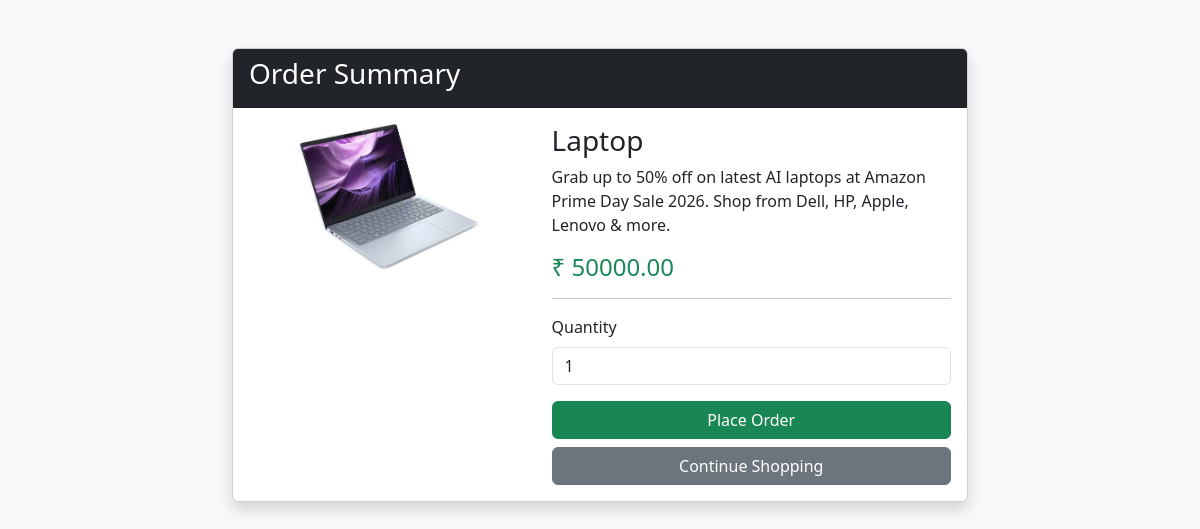
Page /buy_now/1/ (signed in) on the committed database.
### shop/models.py (models this page shows, shortened)
class Product(models.Model):
    name = models.CharField(max_length=100)
    description = models.TextField(null=True, blank=True)
    price = models.DecimalField(max_digits=10, decimal_places=2)
    image = models.ImageField(upload_to='products/')

### shop/views.py (the view, shortened to what this page needs)
# urls.py: path('buy_now/<int:id>/', views.buy_now, name='buy_now'),
@login_required
def buy_now(request, id):
    product = Product.objects.get(id=id)
    return render(request, "order.html", {
        "product": product
    })

### shop/templates/order.html (shortened to what this page needs)
<!DOCTYPE html>
<html lang="en">
<head>
    <link href="https://cdn.jsdelivr.net/npm/bootstrap@5.3.7/dist/css/bootstrap.min.css" rel="stylesheet">
</head>
<body class="bg-light">
<div class="container mt-5">
    <div class="row justify-content-center">
        <div class="col-md-8">
            <div class="card shadow">
                <div class="card-header bg-dark text-white">
                    <h3>Order Summary</h3>
                </div>
                <div class="card-body">
                    <div class="row">
                        <div class="col-md-5">
                            {% if product.image %}
                            <img src="{{ product.image.url }}"
                                 class="img-fluid rounded">
                            {% endif %}
                        </div>
                        <div class="col-md-7">
                            <h3>{{ product.name }}</h3>
                            <p>{{ product.description }}</p>
                            <h4 class="text-success">
                                ₹ {{ product.price }}
                            </h4>
                            <hr>
                            <form method="POST">
                                <div class="mb-3">
                                    <label class="form-label">
                                        Quantity
                                    </label>
                                    <input type="number"
                                           name="quantity"
                                           value="1"
                                           min="1"
                                           class="form-control">
                                </div>
                                <button class="btn btn-success w-100">
                                    Place Order
                                </button>
                            </form>
                            <a href="{% url 'home' %}"
                               class="btn btn-secondary w-100 mt-2">
                                Continue Shopping
                            </a>
                        </div>
                    </div>
                </div>
            </div>
        </div>
    </div>
</div>
</body>
</html>

### rows in the picture
Product: image (picture), name "Laptop", description "Grab up to 50% off on latest AI laptops at Amazon Prime Day Sale 2026. Shop from Dell, HP, Apple, Lenovo & more.", price "50000.00"
